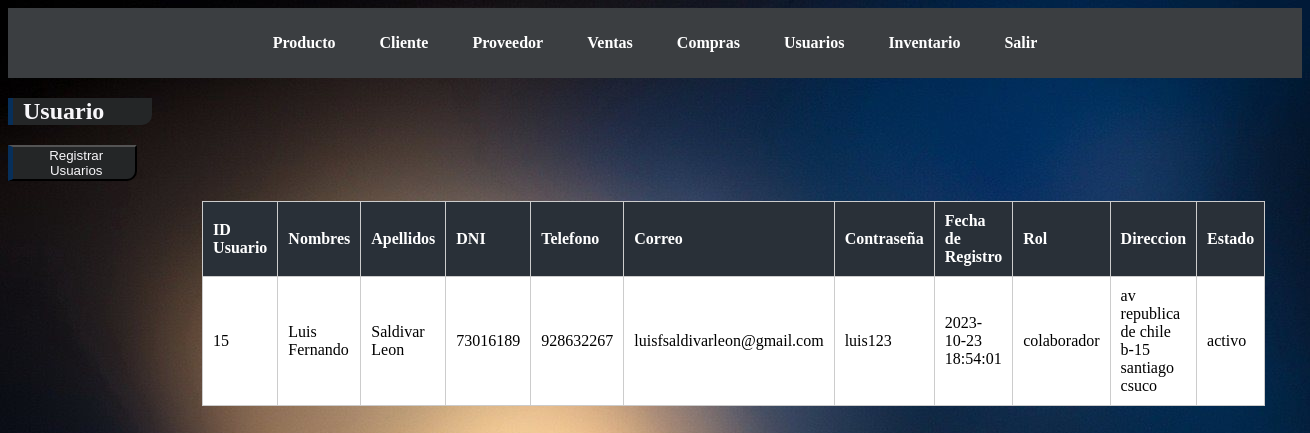
/src/Tienda/panel/usuario.php, run on an earlier commit of the app's database.
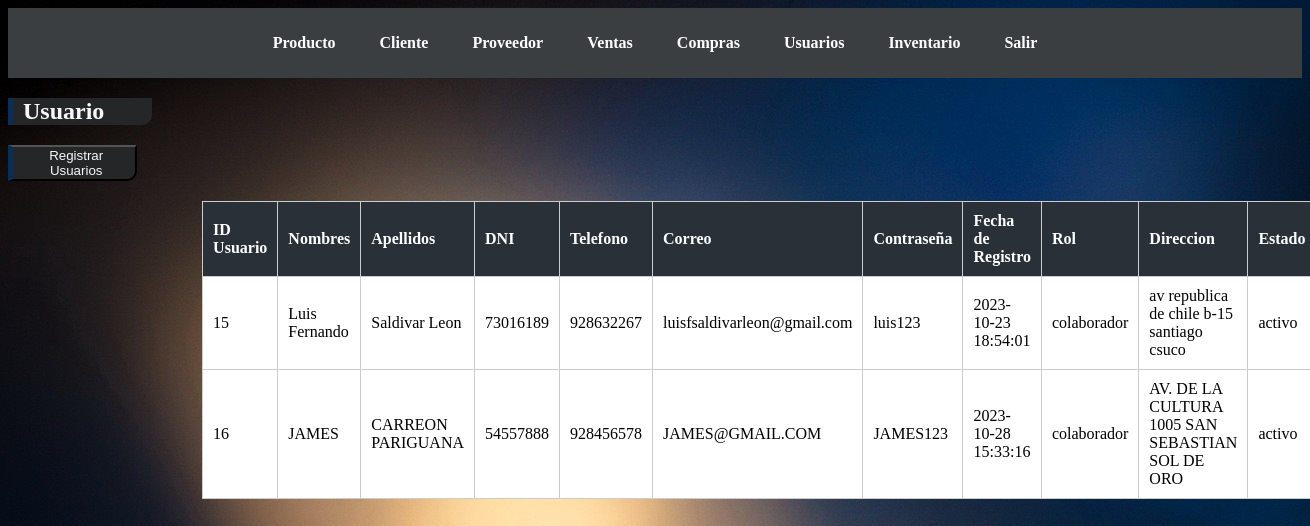
And on a later commit of the database.
### tables this page shows
CREATE TABLE `usuarios` (
  `id_usuario` int(11) NOT NULL,
  `nombres` varchar(50) NOT NULL,
  `apellidos` varchar(50) NOT NULL,
  `dni` varchar(15) NOT NULL,
  `telefono` varchar(20) NOT NULL,
  `correo` varchar(100) NOT NULL,
  `contrasena` varchar(100) NOT NULL,
  `fecha_registro` datetime NOT NULL,
  `id_rol` int(11) NOT NULL,
  `direccion` varchar(250) NOT NULL,
  `id_estado` int(11) NOT NULL
);

CREATE TABLE `roles` (
  `id_rol` int(11) NOT NULL,
  `rol` varchar(50) NOT NULL,
  `descripcion` varchar(250) NOT NULL
);

CREATE TABLE `estado` (
  `id_estado` int(11) NOT NULL,
  `estado` varchar(50) NOT NULL
);

### src/Tienda/panel/usuario.php (the view, shortened to what this page needs)
<?php
include 'menu.php';
?>
<!DOCTYPE html>
<html>
<head>
    <link rel="stylesheet" type="text/css" href="../CSS/usuario.css">
</head>
<body>
    <h2>Usuario</h2>
    <button id="mostrar">Registrar Usuarios</button>
    <?php
        include '../../datos/conexion_be.php';
        $query = "SELECT u.*, r.rol AS nombre_rol, e.estado AS nombre_estado FROM usuarios u
                  JOIN roles r ON u.id_rol = r.id_rol
                  JOIN estado e ON u.id_estado = e.id_estado";
        $result = $conexion->query($query);
        echo "<table border='1' id='clienteTable'>";
        if ($result) {
            if ($result->num_rows > 0) {
                echo "<tr>";
                echo "<th>ID Usuario</th>";
                echo "<th>Nombres</th>";
                echo "<th>Apellidos</th>";
                echo "<th>DNI</th>";
                echo "<th>Telefono</th>";
                echo "<th>Correo</th>";
                echo "<th>Contraseña</th>";
                echo "<th>Fecha de Registro</th>";
                echo "<th>Rol</th>";
                echo "<th>Direccion</th>";
                echo "<th>Estado</th>";
                echo "</tr>";
                while ($row = $result->fetch_assoc()) {
                    echo "<tr>";
                    echo "<td>" . $row['id_usuario'] . "</td>";
                    echo "<td>" . $row['nombres'] . "</td>";
                    echo "<td>" . $row['apellidos'] . "</td>";
                    echo "<td>" . $row['dni'] . "</td>";
                    echo "<td>" . $row['telefono'] . "</td>";
                    echo "<td>" . $row['correo'] . "</td>";
                    echo "<td>" . $row['contrasena'] . "</td>";
                    echo "<td>" . $row['fecha_registro'] . "</td>";
                    echo "<td>" . $row['nombre_rol'] . "</td>";
                    echo "<td>" . $row['direccion'] . "</td>";
                    echo "<td>" . $row['nombre_estado'] . "</td>";
                    echo "</tr>";
                }
            } else {
                echo "<tr><td colspan='10'>No se encontraron usuarios.</td></tr>";
            }
        } else {
            echo "<tr><td colspan='10'>Error en la consulta: " . $conexion->error . "</td></tr>";
        }
        echo "</table>";
    ?>
</body>
</html>

What changed in the data, as far as the page shows it:
added usuarios: id_usuario "16", nombres "JAMES", apellidos "CARREON PARIGUANA", dni "54557888", telefono "928456578", correo "JAMES@GMAIL.COM", contrasena "JAMES123", fecha_registro "2023-10-28 15:33:16", id_rol.rol "colaborador", direccion "AV. DE LA CULTURA 1005 SAN SEBASTIAN SOL DE ORO", id_estado.estado "activo"
